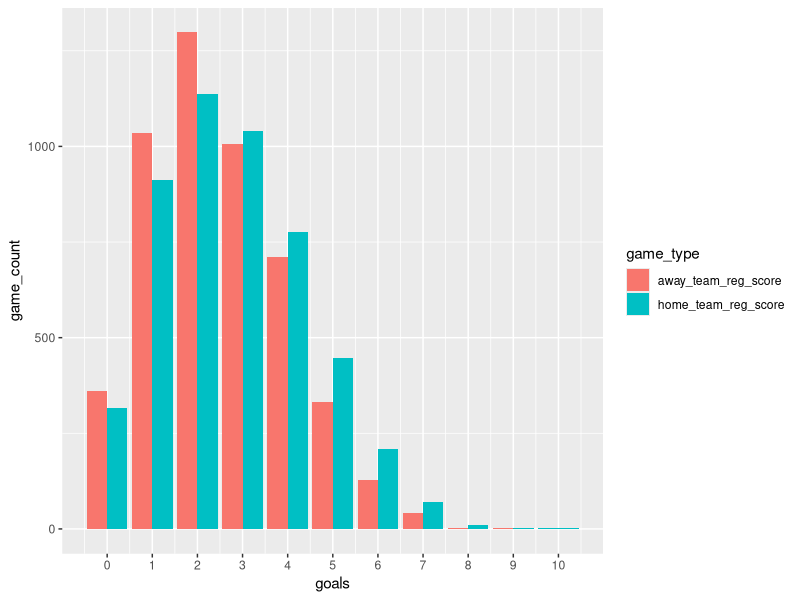
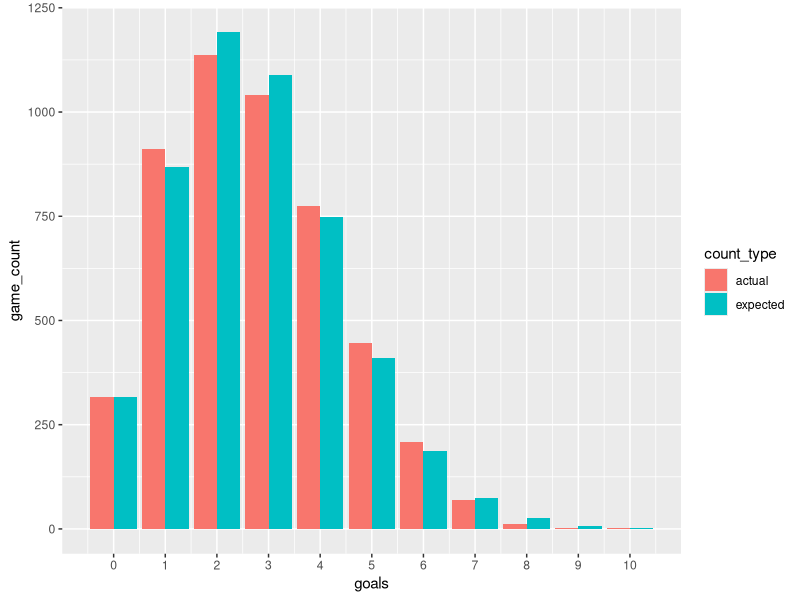
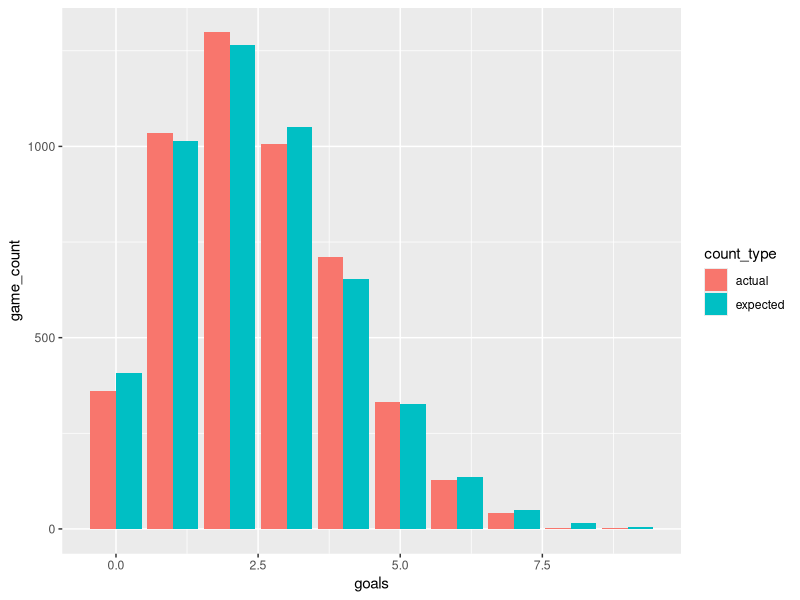

Recreate these plots in R, in order.
## ---- chunk 1
library(tidyverse)
library(lubridate)

games <- read_csv("games.csv")

reg_season_games <- games %>% 
  filter(game_type == "R")
dim(reg_season_games)
## ---- chunk 2
home_actual_score_counts <- reg_season_games %>% count(home_team_reg_score)
away_actual_score_counts <- reg_season_games %>% count(away_team_reg_score)

actual_score_counts <- reg_season_games %>% 
  select(home_team_reg_score, away_team_reg_score) %>%
  gather(key = game_type, value = goals, home_team_reg_score, away_team_reg_score) %>%
  count(game_type, goals) %>%
  rename(game_count = n)
  
actual_score_counts %>% 
  ggplot() +
  geom_col(aes(x = goals, y = game_count,  fill = game_type), position = "dodge") +
  scale_x_continuous(breaks = seq(0, 10, by = 1))
## ---- chunk 3
home_actual_score_counts <- reg_season_games %>% count(home_team_reg_score)
away_actual_score_counts <- reg_season_games %>% count(away_team_reg_score)

home_expected_score_probs <- dpois(home_actual_score_counts$home_team_reg_score, lambda = mean(reg_season_games$home_team_reg_score))
home_expected_score_comp <- 1.0- sum(home_expected_score_probs) 

away_expected_score_probs <- dpois(away_actual_score_counts$away_team_reg_score, lambda = mean(reg_season_games$away_team_reg_score))
away_expected_score_comp <- 1.0 - sum(away_expected_score_probs)
## ---- chunk 4
chisq.test(x = c(home_actual_score_counts$n, 0), p = c(home_expected_score_probs, home_expected_score_comp), simulate.p.value = TRUE)
## ---- chunk 5
home_score_count_comparisons <- actual_score_counts %>%
  filter(game_type == "home_team_reg_score") %>%
  rename(actual = game_count) %>%
  mutate(expected = nrow(reg_season_games) * dpois(goals, lambda = mean(reg_season_games$home_team_reg_score))) %>%
  gather(key = count_type, value = count, actual, expected) %>%
  count(goals, count_type, count) %>%
  rename(game_count = count)

home_score_count_comparisons %>% 
  ggplot() +
  geom_col(aes(x = goals, y = game_count,  fill = count_type), position = "dodge") +
  scale_x_continuous(breaks = seq(0, 10, by = 1))
## ---- chunk 6
chisq.test(x = c(away_actual_score_counts$n, 0), p = c(away_expected_score_probs, away_expected_score_comp), simulate.p.value = TRUE)
## ---- chunk 7
away_score_count_comparisons <- actual_score_counts %>%
  filter(game_type == "away_team_reg_score") %>%
  rename(actual = game_count) %>%
  mutate(expected = nrow(reg_season_games) * dpois(goals, lambda = mean(reg_season_games$away_team_reg_score))) %>%
  gather(key = count_type, value = count, actual, expected) %>%
  count(goals, count_type, count) %>%
  rename(game_count = count)

away_score_count_comparisons %>% 
  ggplot() +
  geom_col(aes(x = goals, y = game_count,  fill = count_type), position = "dodge")
## ---- chunk 8
wilcox.test(reg_season_games$home_team_reg_score,
            reg_season_games$away_team_reg_score,
            paired = TRUE,
            conf.level = 0.95)
## ---- chunk 9
reg_season_games_home <- reg_season_games %>%
  select(home_team, home_team_reg_score) %>% 
  rename(team = home_team, goals = home_team_reg_score) %>% 
  mutate(game_type = "home")

reg_season_games_away <- reg_season_games %>%
  select(away_team, away_team_reg_score) %>% 
  rename(team = away_team, goals = away_team_reg_score) %>% 
  mutate(game_type = "away")

reg_season_games_for_anova <- rbind(reg_season_games_home, reg_season_games_away)
## ---- chunk 10
poisson_glm <- glm(goals ~ team * game_type, family = poisson, data = reg_season_games_for_anova)
summary(aov(poisson_glm))
